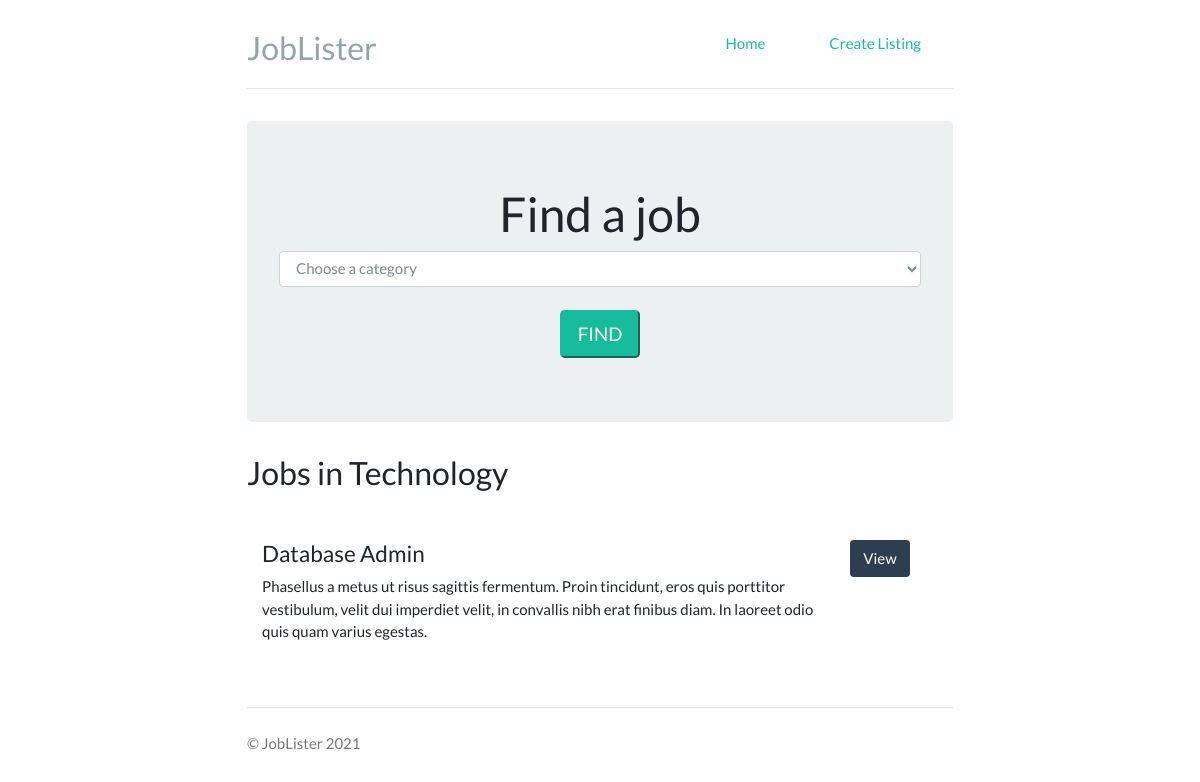
Screenshot of /index.php?category=2 with the database file from the repository.
### tables this page shows
CREATE TABLE `jobs` (
  `id` int(11) NOT NULL,
  `category_id` int(11) NOT NULL,
  `company` varchar(255) NOT NULL,
  `job_title` varchar(255) NOT NULL,
  `description` varchar(255) NOT NULL,
  `salary` varchar(255) NOT NULL,
  `location` varchar(255) NOT NULL,
  `contact_user` varchar(255) NOT NULL,
  `contact_email` varchar(255) NOT NULL,
  `post_date` timestamp NOT NULL DEFAULT current_timestamp()
);

### lib/Template.php (called while the page is built, shortened)
<?php
class Template {
    protected $template;
    public function __construct($template) {
        $this->template = $template;
    }
    public function __toString() {
        include basename($this->template);
        return ob_get_clean();
    }
}

### lib/Database.php (called while the page is built, shortened)
<?php
class Database {
    private $host = DB_HOST;
    private $user = DB_USER;
    private $pw = DB_PW;
    private $dbname = DB_NAME;
    private $dbh;
    private $stmt;
    public function __construct() {
        $dsn = 'mysql:host=' .$this->host. ';dbname=' .$this->dbname;
        $options = array(
            PDO::ATTR_PERSISTENT => true,
            PDO::ATTR_ERRMODE => PDO::ERRMODE_EXCEPTION
        );
        try {
            $this->dbh = new PDO($dsn, $this->user, $this->pw, $options);
        } catch(PDOException $e) {
            $this->error = $e->getMessage();
        }
    }
    public function query($query) {
        $this->stmt = $this->dbh->prepare($query);
    }
    public function bind($param, $value, $type = null) {
        if (is_null($type)) {
            switch (true) {
                default :
                    $type = PDO::PARAM_STR;
            }
        }
        $this->stmt->bindValue($param, $value, $type);
    }
    public function execute() {
        return $this->stmt->execute();
    }
    public function resultSet() {
        $this->execute();
        return $this->stmt->fetchAll(PDO::FETCH_OBJ);
    }
}

### lib/Job.php (called while the page is built, shortened)
<?php
class Job {
    private $db;
    public function __construct() {
        $this->db = new Database;
    }
    public function getCategories() {
        $this->db->query("
            SELECT * FROM categories
        ");
        $results = $this->db->resultSet();
        return $results;
    }
    public function getByCategory($category) {
        $this->db->query("
            SELECT jobs.*, categories.name AS cname
            FROM jobs
            INNER JOIN categories
            ON jobs.category_id = categories.id
            WHERE jobs.category_id = $category
            ORDER BY post_date DESC
        ");
        $results = $this->db->resultSet();
        return $results;
    }
    public function getCategory($category_id) {
        $this->db->query("
            SELECT *
            FROM categories
            WHERE id = :category_id
        ");
        $this->db->bind(':category_id', $category_id);
        $row = $this->db->single();
        return $row;
    }
}

### templates/frontpage.php (the view, shortened to what this page needs)
<?php include 'inc/header.php'; ?>
<div class="jumbotron">
    <h1>Find a job</h1>
    <form method="GET" action="index.php">
        <select name="category" class="form-control">
            <option value="0">Choose a category</option>
        </select>
        <br>
        <input type="submit" class="btn-lg btn-success" value="FIND">
    </form>
</div>
<h3><?php echo $title; ?></h3>
<?php foreach($jobs as $job): ?>
<div class="row marketing">
    <div class="col-md-10">
        <h4><?php echo $job->job_title; ?></h4>
        <p><?php echo $job->description; ?></p>
    </div>
    <div class="col-md-2">
        <a class="btn btn-default" href="job.php?id=<?php echo $job->id ?>">View</a>
    </div>
</div>
<?php endforeach; ?>
<?php include 'inc/footer.php'; ?>

### css/styles.css (style rules this page uses)
body { padding-top: 1.5rem; padding-bottom: 1.5rem; }
.header, .marketing, .footer { padding-right: 1rem; padding-left: 1rem; }
.jumbotron { text-align: center; border-bottom: .05rem solid #e5e5e5; }
.marketing { margin: 3rem 0; }
.btn-default { background-color: #2c3e50; color: white; }
@media screen and (min-width: 48em) { .header, .marketing, .footer { padding-right: 0; padding-left: 0; } }
@media screen and (min-width: 48em) { .jumbotron { border-bottom: 0; } }

### rows the page displays
jobs: job_title "Database Admin", description "Phasellus a metus ut risus sagittis fermentum. Proin tincidunt, eros quis porttitor vestibulum, velit dui imperdiet velit, in convallis nibh erat finibus diam. In laoreet odio quis quam varius egestas."

### other values shown
SITE_TITLE "JobLister"
$title "Jobs in Technology"
